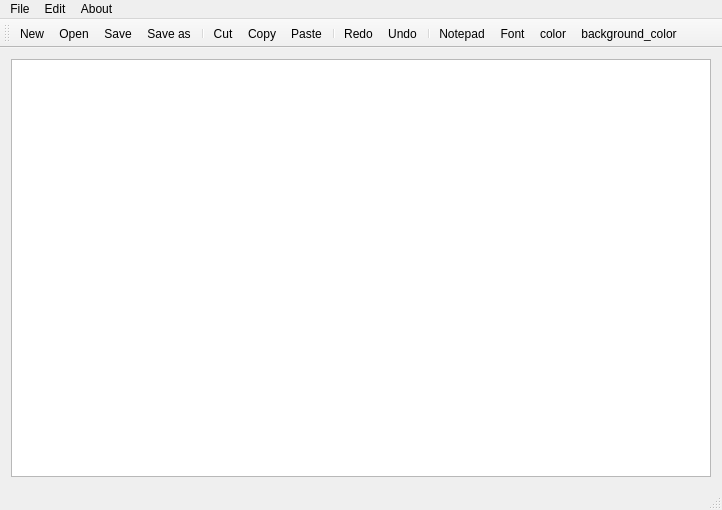
<?xml version="1.0" encoding="UTF-8"?>
<ui version="4.0">
 <class>MainWindow</class>
 <widget class="QMainWindow" name="MainWindow">
  <property name="geometry">
   <rect>
    <x>0</x>
    <y>0</y>
    <width>722</width>
    <height>510</height>
   </rect>
  </property>
  <property name="windowTitle">
   <string>MainWindow</string>
  </property>
  <widget class="QWidget" name="centralWidget">
   <layout class="QVBoxLayout" name="verticalLayout">
    <item>
     <widget class="QTextEdit" name="textEdit"/>
    </item>
   </layout>
  </widget>
  <widget class="QMenuBar" name="menuBar">
   <property name="geometry">
    <rect>
     <x>0</x>
     <y>0</y>
     <width>722</width>
     <height>25</height>
    </rect>
   </property>
   <widget class="QMenu" name="menuFile">
    <property name="title">
     <string>File</string>
    </property>
    <addaction name="actionNew"/>
    <addaction name="separator"/>
    <addaction name="actionOpen"/>
    <addaction name="separator"/>
    <addaction name="actionSave"/>
    <addaction name="actionSave_as"/>
    <addaction name="separator"/>
    <addaction name="actionPrint"/>
   </widget>
   <widget class="QMenu" name="menuEdit">
    <property name="title">
     <string>Edit</string>
    </property>
    <addaction name="actionCut"/>
    <addaction name="actionCopy"/>
    <addaction name="actionPaste"/>
    <addaction name="separator"/>
    <addaction name="actionRedo"/>
    <addaction name="actionUndo"/>
    <addaction name="actionFont"/>
    <addaction name="actionColor"/>
    <addaction name="actionBackground_color"/>
    <addaction name="actionWindow_color"/>
   </widget>
   <widget class="QMenu" name="menuAbout">
    <property name="title">
     <string>About</string>
    </property>
    <addaction name="actionNotepad"/>
   </widget>
   <addaction name="menuFile"/>
   <addaction name="menuEdit"/>
   <addaction name="menuAbout"/>
  </widget>
  <widget class="QToolBar" name="mainToolBar">
   <attribute name="toolBarArea">
    <enum>TopToolBarArea</enum>
   </attribute>
   <attribute name="toolBarBreak">
    <bool>false</bool>
   </attribute>
   <addaction name="actionNew"/>
   <addaction name="actionOpen"/>
   <addaction name="actionSave"/>
   <addaction name="actionSave_as"/>
   <addaction name="separator"/>
   <addaction name="actionCut"/>
   <addaction name="actionCopy"/>
   <addaction name="actionPaste"/>
   <addaction name="separator"/>
   <addaction name="actionRedo"/>
   <addaction name="actionUndo"/>
   <addaction name="separator"/>
   <addaction name="actionNotepad"/>
   <addaction name="actionFont"/>
   <addaction name="actionColor"/>
   <addaction name="actionBackground_color"/>
  </widget>
  <widget class="QStatusBar" name="statusBar"/>
  <action name="actionNew">
   <property name="icon">
    <iconset>
     <normaloff>img/new.png</normaloff>img/new.png</iconset>
   </property>
   <property name="text">
    <string>New</string>
   </property>
  </action>
  <action name="actionOpen">
   <property name="icon">
    <iconset>
     <normaloff>img/open.png</normaloff>img/open.png</iconset>
   </property>
   <property name="text">
    <string>Open</string>
   </property>
  </action>
  <action name="actionSave">
   <property name="icon">
    <iconset>
     <normaloff>img/save.png</normaloff>img/save.png</iconset>
   </property>
   <property name="text">
    <string>Save</string>
   </property>
  </action>
  <action name="actionSave_as">
   <property name="icon">
    <iconset>
     <normaloff>img/save_as.png</normaloff>img/save_as.png</iconset>
   </property>
   <property name="text">
    <string>Save as</string>
   </property>
  </action>
  <action name="actionCut">
   <property name="icon">
    <iconset>
     <normaloff>img/cut.png</normaloff>img/cut.png</iconset>
   </property>
   <property name="text">
    <string>Cut</string>
   </property>
  </action>
  <action name="actionCopy">
   <property name="icon">
    <iconset>
     <normaloff>img/copy.png</normaloff>img/copy.png</iconset>
   </property>
   <property name="text">
    <string>Copy</string>
   </property>
  </action>
  <action name="actionPaste">
   <property name="icon">
    <iconset>
     <normaloff>img/paste.png</normaloff>img/paste.png</iconset>
   </property>
   <property name="text">
    <string>Paste</string>
   </property>
  </action>
  <action name="actionRedo">
   <property name="icon">
    <iconset>
     <normaloff>img/redo.jpg</normaloff>img/redo.jpg</iconset>
   </property>
   <property name="text">
    <string>Redo</string>
   </property>
  </action>
  <action name="actionUndo">
   <property name="icon">
    <iconset>
     <normaloff>img/undo.png</normaloff>img/undo.png</iconset>
   </property>
   <property name="text">
    <string>Undo</string>
   </property>
  </action>
  <action name="actionNotepad">
   <property name="icon">
    <iconset>
     <normaloff>img/about.png</normaloff>img/about.png</iconset>
   </property>
   <property name="text">
    <string>Notepad</string>
   </property>
  </action>
  <action name="actionFont">
   <property name="text">
    <string>Font</string>
   </property>
  </action>
  <action name="actionColor">
   <property name="text">
    <string>color</string>
   </property>
  </action>
  <action name="actionBackground_color">
   <property name="text">
    <string>background_color</string>
   </property>
  </action>
  <action name="actionWindow_color">
   <property name="text">
    <string>window_color</string>
   </property>
  </action>
  <action name="actionPrint">
   <property name="text">
    <string>Print</string>
   </property>
  </action>
 </widget>
 <layoutdefault spacing="6" margin="11"/>
 <resources/>
 <connections/>
</ui>
